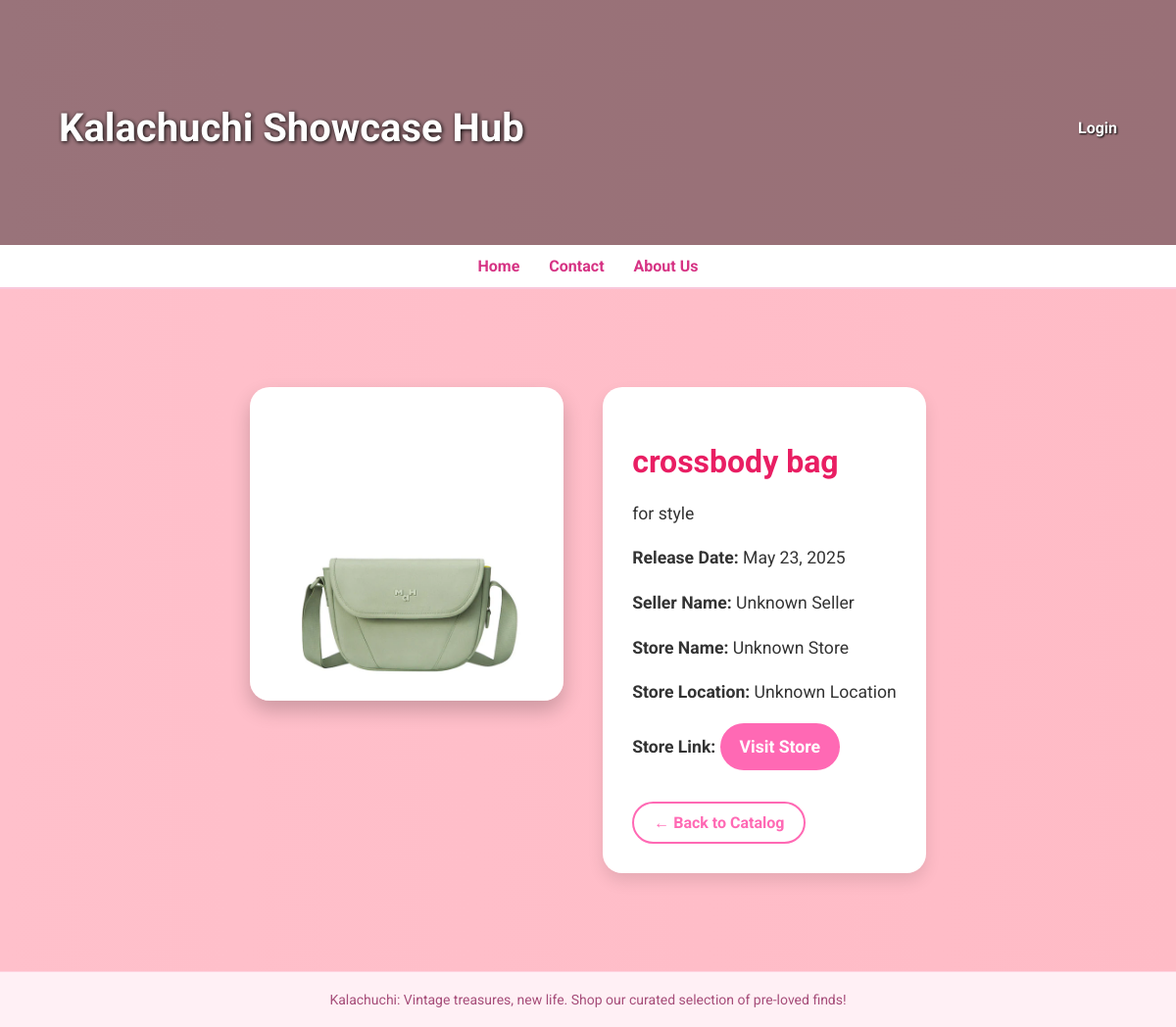
Screenshot of /catalog/18/ with the database file from the repository.
### main/models.py (models this page shows, shortened)
class TeaserItem(models.Model):
    title = models.CharField(max_length=100)
    image = models.ImageField(upload_to='teasers/')
    description = models.TextField()
    created_at = models.DateTimeField(auto_now_add=True)
    Available = models.DateTimeField()
    category = models.CharField(max_length=10, choices=CATEGORY_CHOICES)
    seller_name = models.CharField(max_length=100, default="Unknown Seller")
    store_name = models.CharField(max_length=100, default="Unknown Store")
    store_location = models.CharField(max_length=200, default="Unknown Location")
    store_link = models.URLField(default="https://example.com")

### main/views.py (the view)
# urls.py: path('catalog/<int:item_id>/', views.catalog_detail, name='catalog_detail'),
def catalog_detail(request, item_id):
    item = get_object_or_404(TeaserItem, id=item_id)
    return render(request, 'home/catalog_detail.html', {'item': item})

### main/templates/home/catalog_detail.html
{% extends "main/base.html" %}
{% load static %}
{% block content %}
<link rel="stylesheet" href="{% static 'css/catalog_detail.css' %}">
<div class="catalog-detail-container">
    <img src="{{ item.image.url }}" alt="{{ item.title }}" class="catalog-detail-image">
    <div class="catalog-detail-info">
        <h2>{{ item.title }}</h2>
        <p>{{ item.description }}</p>
        <p><strong>Release Date:</strong> {{ item.created_at|date:"M d, Y" }}</p>
        <p><strong>Seller Name:</strong> {{ item.seller_name }}</p>
        <p><strong>Store Name:</strong> {{ item.store_name }}</p>
        <p><strong>Store Location:</strong> {{ item.store_location }}</p>
        <p><strong>Store Link:</strong>
            <a href="{{ item.store_link }}" target="_blank" class="btn-pink">Visit Store</a>
        </p>
        <a href="{% url 'catalog_page' %}" class="btn-outline" style="margin-top: 20px;">← Back to Catalog</a>
    </div>
</div>
{% endblock %}

### main/static/css/base.css (style rules this page uses)
body { font-family: 'Roboto', sans-serif; margin: 0; background: linear-gradient(270deg, #ffc0cb, #ffb6c1, #ffe4e1); background-size: 600% 600%; animation: gradientShift 15s ease infinite; }

### main/static/css/catalog_detail.css (style rules this page uses)
body { font-family: 'Roboto', sans-serif; margin: 0; background: linear-gradient(to right, #ffc0cb, #ffb6c1, #ffe4e1); background-size: 400% 400%; animation: gradientBG 15s ease infinite; transition: background 0.5s ease; }
.catalog-detail-container { display: flex; flex-wrap: wrap; justify-content: center; align-items: flex-start; gap: 40px; padding: 60px 30px; color: #333; transition: all 0.3s ease; }
.catalog-detail-image { width: 320px; border-radius: 20px; box-shadow: 0 10px 20px rgba(0,0,0,0.2); transition: transform 0.4s ease, box-shadow 0.4s ease; }
.catalog-detail-info { max-width: 600px; background: #fff; border-radius: 20px; padding: 30px; box-shadow: 0 8px 16px rgba(0,0,0,0.1); transition: box-shadow 0.3s ease, transform 0.3s ease; }
.catalog-detail-info h2 { color: #e91e63; font-size: 2rem; margin-bottom: 20px; font-weight: 700; transition: color 0.3s ease; }
.catalog-detail-info p { font-size: 1.1rem; margin-bottom: 12px; line-height: 1.6; transition: color 0.3s ease; }
.btn-pink, .btn-outline { display: inline-block; padding: 10px 20px; border-radius: 30px; font-weight: 700; text-decoration: none; transition: all 0.3s ease; cursor: pointer; }
.btn-pink { background: #ff69b4; color: #fff; transition: background 0.3s ease, transform 0.3s ease; }
.btn-outline { border: 2px solid #ff69b4; color: #ff69b4; background: transparent; }

### rows the page displays
TeaserItem: image (picture), title "crossbody bag", description "for style", created_at "May 23, 2025", seller_name "Unknown Seller", store_name "Unknown Store", store_location "Unknown Location"
